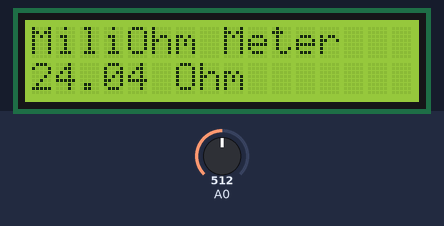
The sketch below on a simulated Arduino Uno, built with avr-gcc and run on an emulated ATmega328P. Shown: 16×2 character LCD. The inputs (shaded band) are chosen by the test bench; at power-on: A0 = 512.

Above: at 1.2 s.
1.3 s: A0 set to 862
3.2 s: A0 set to 891
At 4.4 s:
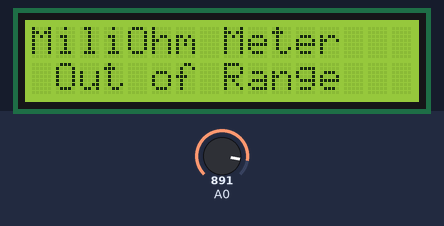
4.7 s: A0 set to 716
At 6.1 s:
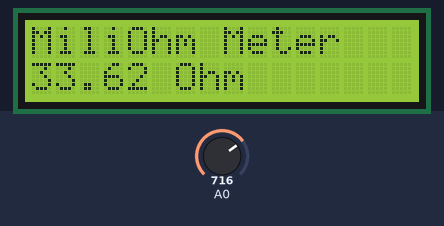
6.7 s: A0 set to 900
At 7.8 s:
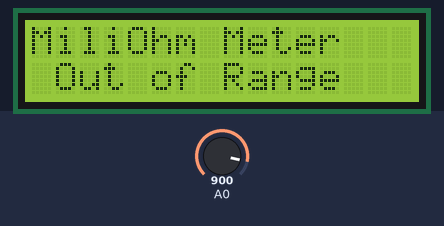
Timing chart, 0 to 9.7 s (numbered marks = the images above; inputs shaded):
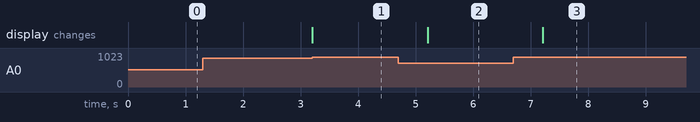

Measured:
- the behaviour switches between 873 and 874 on A0 (found by bisection; images 0 and 1)
- after the input at 1.3 s, every drawn part: stays the same
- after the input at 3.2 s, the display: changes at once (image 1)
- after the input at 4.7 s, the display: changes after 0.51 s (image 2)
- after the input at 6.7 s, the display: changes after 0.51 s (image 3)

The sketch:

DIY_Miliohmmeter_for_Measure_Low_Value_Resistances.ino
```cpp
#include<LiquidCrystal.h>
LiquidCrystal lcd(12, 11, 5, 4, 3, 2);

void setup() {
  // initialize serial communication at 9600 bits per second:
  Serial.begin(9600);
  lcd.begin(16, 2);
  lcd.print("MiliOhm Meter");
}

// the loop routine runs over and over again forever:
void loop() {
  // read the input on analog pin 0:
  int sensorValue = analogRead(A0);

  // Convert the analog reading (which goes from 0 - 1023) to a voltage (0 - 5V):
  float voltage = sensorValue * (5.0 / 1024.0);

  float Rx = voltage / 0.104;

  if (Rx > 41) {

  lcd.setCursor(0,1);
  lcd.print( " Out of Range ");


  delay(1000);
}
  if (Rx < 40) {
    lcd.setCursor(0,1);
  lcd.print( Rx);

  lcd.setCursor(5, 1);
  lcd.print(" Ohm      ");
  delay(1000);
}
}
```
